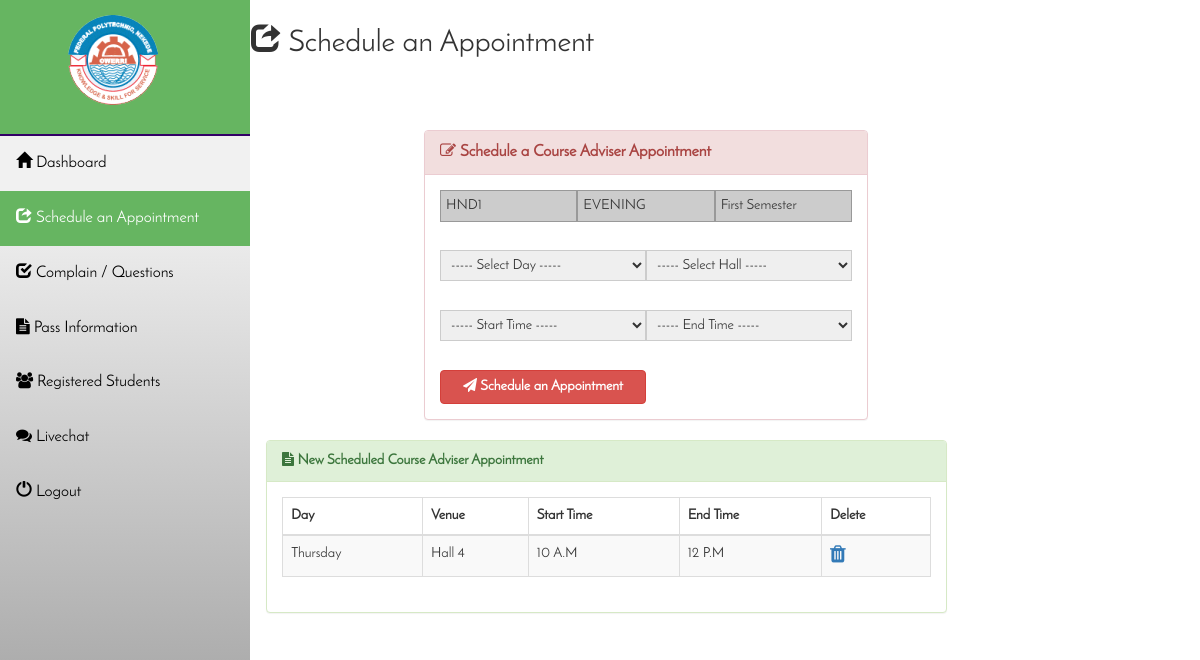
The page /lecturers/give.php (signed in) on the database its author committed.
### tables this page shows
CREATE TABLE IF NOT EXISTS `a_point` (
`id` int(11) NOT NULL,
  `level` varchar(20) NOT NULL,
  `programme` varchar(50) NOT NULL,
  `semester` varchar(50) NOT NULL,
  `day` varchar(15) NOT NULL,
  `hall` varchar(50) NOT NULL,
  `strtime` varchar(20) NOT NULL,
  `endtime` varchar(20) NOT NULL,
  `lecturer_name` varchar(200) NOT NULL
);

### lecturers/session.php (called while the page is built, shortened)
<?php
                   $lev=$_SESSION['level'];
                     $prog=$_SESSION['progr'];
                     $sem=$_SESSION['sem'];
?>

### lecturers/give.php (the view, shortened to what this page needs)
<?php
include "session.php";
include"../connect.php";
?>
<!DOCTYPE HTML>
             <head>
                            <link href="../css/bootstrap.min.css" rel="stylesheet" media="screen">
                            <link href="../edit.css" rel="stylesheet" media="screen">
                             <link href="nav.css" rel="stylesheet" media="screen">
                             <link rel="stylesheet" href="../font-awesome/css/font-awesome.min.css">
                            <link rel="stylesheet" href="../font-awesome/css/font-awesome.css">
</head>
<body>
<div class="sidebar">
<section class="s_logs">
    <img src="../img/fed.PNG" class="img img-responsive">
  </section>
  <a href="index.php"><span class="glyphicon glyphicon-home"></span> Dashboard </a>
  <a class="active" href="give.php"><span class="glyphicon glyphicon-share"></span> Schedule an Appointment</a>
  <a href="submitted.php"><span class="glyphicon glyphicon-check"></span> Complain / Questions </a>
  <a href="info.php"><span class="fa fa-file-text"></span> Pass Information </a>
  <a href="stud.php"><span class="fa fa-users"></span> Registered Students </a>
  <a href="livechat.php"><span class="fa fa-comments"></span> Livechat </a>
  <a href="logout.php" onclick="return confirm('Are you sure you want to logout?')"><span class="glyphicon glyphicon-off"></span> Logout</a>
</div>
<div class="content">
 <div class="row topcontent ">
 <h2><span class="glyphicon glyphicon-share"></span> Schedule an Appointment</h2><br>
    <div class="">
     <br><br>
    <div class="col-sm-2"></div>
    <div class="col-md-6">
     <div class="panel panel-danger">
      <div class="panel-heading" style="font-size:16px;"><b> <span class="fa fa-edit"></span> Schedule a Course Adviser Appointment</b></div>
      <div class="panel-body">
<form action="<?php echo htmlspecialchars($_SERVER['PHP_SELF']);?>" method="POST" enctype="multipart/form-data">
      <input type="text" name="lev" class=" col-sm-4" value="<?php echo $lev; ?>" required="required" readonly="readonly" style="padding:5px; background:#ccc; border:1px solid #999;">
      <input type="text" name="prog" class=" col-sm-4" value="<?php echo $prog; ?>" required="required" readonly="readonly" style="padding:5px; background:#ccc; border:1px solid #999;">
      <input type="text" name="sem" class=" col-sm-4" value="<?php echo $sem; ?>" required="required" readonly="readonly" style="padding:5px; background:#ccc; border:1px solid #999;"><br><br><br>
      <select name="day" class=" col-sm-6" required="" style="padding:6px; border:1px solid #ccc;">
      <option value="">----- Select Day -----</option>
      </select>
      <select name="hall" class=" col-sm-6" required="" style="padding:6px; border:1px solid #ccc;">
      <option value="">----- Select Hall -----</option>
      </select><br><br><br>
      <select name="str" class=" col-sm-6" required="" style="padding:6px; border:1px solid #ccc;">
      <option value="">----- Start Time -----</option>
      </select>
      <select name="end" class=" col-sm-6" required="" style="padding:6px; border:1px solid #ccc;">
      <option value="">----- End Time -----</option>
      </select><br><br><br>
      <button name="apoint" class="btn btn-danger col-sm-6"><b><i class="fa fa-send"></i> Schedule an Appointment </b></button>
</form>
      </div>
    </div>
    </div>
  </div>
    <div class="col-md-9">
<div class="panel panel-success">
      <div class="panel-heading"><b> <span class="fa fa-file-text"></span> New Scheduled Course Adviser Appointment</b></div>
      <div class="panel-body">
<table class="table table-striped table-bordered table-hover" id="dataTables-example">
    <thead>
       <tr>
        <th>Day</th>
       <th>Venue</th>
       <th>Start Time</th>
       <th>End Time</th>
       <th>Delete</th>
   </tr>
</thead>
<tbody>
    <?php
           $mysqli1="select * from a_point where programme='$prog' AND level='$lev' AND semester='$sem' ";
  $myquery1=mysqli_query($con,$mysqli1) or die(mysqli_error($con));
    while($row2 = mysqli_fetch_object($myquery1)){
   ?>
   <tr class="">
    <td><?php echo $row2->day; ?></td>
                  <td><?php echo $row2->hall; ?></td>
                  <td><?php echo $row2->strtime; ?></td>
                 <td><?php echo $row2->endtime; ?></td>
                  <td><a onclick="return confirm('Are you sure you want to delete?')" href="deleteapoint.php?id=<?php echo $row2->id; ?>"><span class="fa fa-trash" style="font-size:20px;"></span></a></td>
                </tr>
                <?php
              }
                ?>
      </tbody>
    </table>
 </div>
    </div>
    </div>
</div>
	</body>
	</html>

### edit.css (style rules this page uses)
.img { margin: 30px 0 0 50px; margin-top: 0px; }
.s_logs { background: #66b561; padding: 0px 20px 20px 0px; border-bottom: 2px solid #306; animation: anim 0.7s linear 0s alternate; }

### lecturers/nav.css (style rules this page uses)
body { margin: 0; font-family:ok; }
.sidebar { margin: 0; padding: 0; width: 250px; background:-webkit-linear-gradient(top, #f1f1f1 25%, #999 100%) no-repeat; position: fixed; height: 100%; overflow: auto; }
.sidebar a { font-size: 16px; display: block; color: black; padding: 16px; text-decoration: none; transition: 2s; }
.sidebar a.active { background-color: #66b561; color: white; }
div.content { margin-left: 250px; padding: 1px 16px; height: auto; }

### rows shown on the page
a_point: day "Thursday", hall "Hall 4", strtime "10 A.M", endtime "12 P.M"
